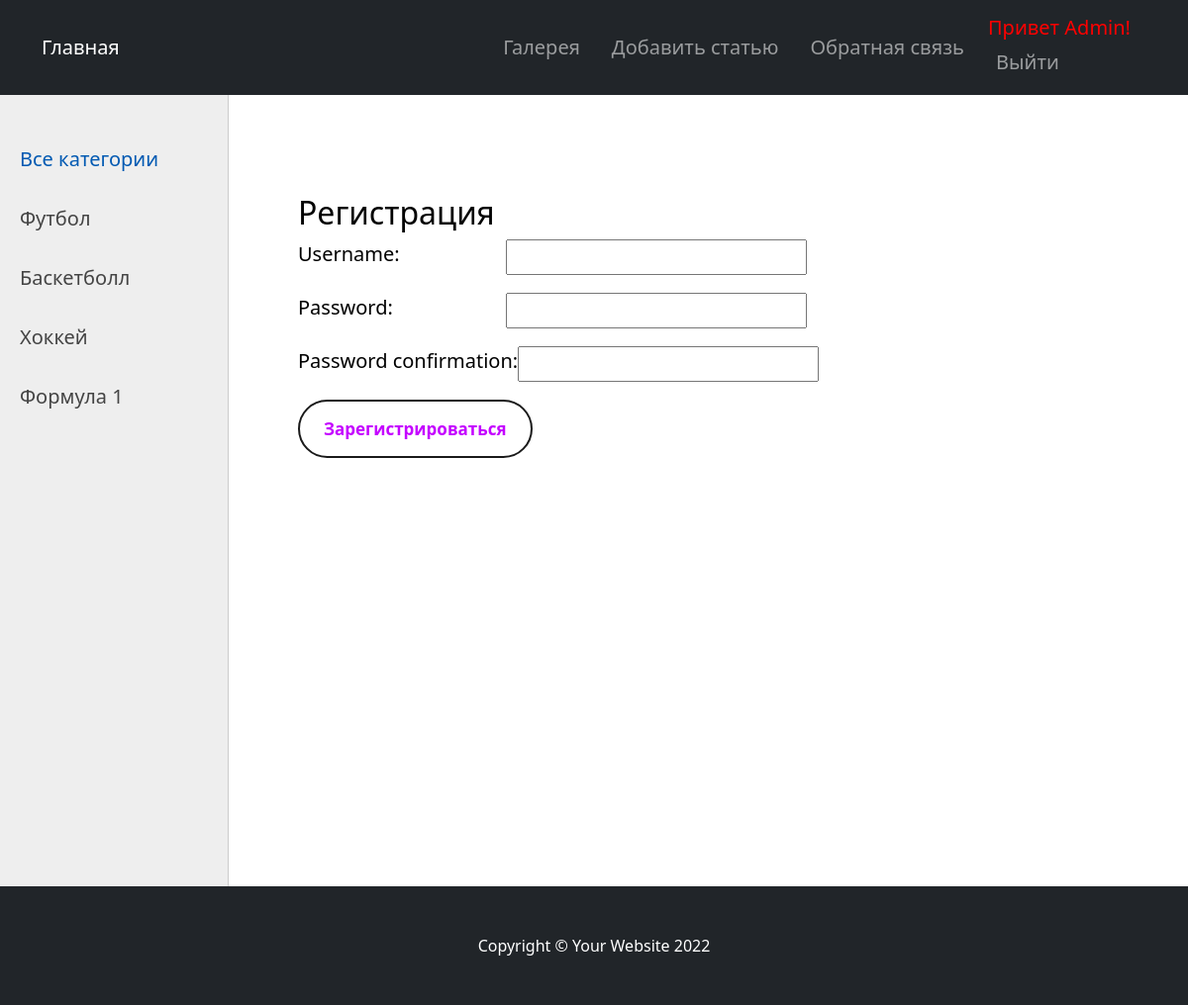
The app's page /register/ (signed in) with its own data.
### women/models.py (models this page shows, shortened)
class Category(models.Model):
    name = models.CharField(max_length=100, db_index=True, verbose_name="Категория")
    slug = models.SlugField(
        max_length=255, unique=True, db_index=True, verbose_name="URL"
    )
    def get_absolute_url(self):
        return reverse("category", kwargs={"cat_slug": self.slug})
    class Meta:
        verbose_name = "Категория"
        verbose_name_plural = "Категории"

### women/views.py (the view, shortened to what this page needs)
# urls.py: path("register/", RegisterUser.as_view(), name="register"),
class RegisterUser(DataMixin, CreateView):
    form_class = UserCreationForm
    template_name = "women/register.html"
    success_url = reverse_lazy("login")
    def get_context_data(self, *, object_list=None, **kwargs):
        context = super().get_context_data(**kwargs)
        c_def = self.get_user_context(title="Регистрация")
        return dict(list(context.items()) + list(c_def.items()))

### women/templatetags/women_tags.py (called while the page is built)
@register.simple_tag(name="getcats")
def get_categories(filter=None):
    if not filter:
        return Category.objects.all()
    else:
        return Category.objects.filter(pk=filter)

@register.inclusion_tag("women/list_categories.html")
def show_categories(sort=None, cat_selected=0):
    if not sort:
        cats = Category.objects.all()
    else:
        cats = Category.objects.order_by(sort)
    return {"cats": cats, "cat_selected": cat_selected}

### women/utils.py (called while the page is built)
    def get_user_context(self, **kwargs):
        context = kwargs
        cats = Category.objects.annotate(Count("women"))
        user_menu = menu.copy()
        if not self.request.user.is_authenticated:
            user_menu.pop(1)
        context["menu"] = user_menu
        context["cats"] = cats
        if "cat_selected" not in context:
            context["cat_selected"] = 0
        return context

### women/templates/women/register.html (shortened to what this page needs)
{% extends 'women/base.html' %}
{% block content %}
<h1>{{title}}</h1>
<form method="post">
    {% for f in form %}
    <p><label class="form-label" for="{{ f.id_for_label }}">{{f.label}}: </label>{{ f }}</p>
    {% endfor %}
    <button class="form-button" type="submit">Зарегистрироваться</button>
</form>
{% endblock %}

### women/templates/women/base.html (shortened to what this page needs)
{% load static %}
{% load women_tags %}
<!DOCTYPE html>
<html>
<head>
    <link type="text/css" href="{% static 'women/css/style.css' %}" rel="stylesheet" />
    <link href="https://cdn.jsdelivr.net/npm/bootstrap@5.1.3/dist/css/bootstrap.min.css" rel="stylesheet"
>
</head>
{% block mainmenu %}
<nav class="navbar navbar-expand-lg navbar-dark bg-dark">
    <div class="container">
        <a class="navbar-brand" href="{% url 'home' %}">Главная</a>
        <ul class="navbar-nav ms-auto mb-2 mb-lg-0">
            {% for m in menu %}
            <li class="nav-item " style="padding-top:20px ;"><a class="nav-link navbar-brand "
                    href="{% url m.url_name %}">{{m.title}} </a>
            </li>
            {% endfor %}
            {% if request.user.is_authenticated %}
            <li style="color: red " class=" nav-item navbar-brand"> Привет {{user.username}}!
                <a class="navbar-brand nav-link" href="{% url 'logout' %}">Выйти</a>
            </li>
            {% else %}
            <li class="nav-item"><a class="nav-link navbar-brand" style="padding-top:20px ;"
                    href="{% url 'register' %}">Регистрация</a>
            <li class="nav-item"></li><a class="nav-link navbar-brand" style="padding-top:20px ;"
                href="{% url 'login' %}">Войти</a></li>
            </li>
            {% endif %}
        </ul>
    </div>
</nav>
{% endblock mainmenu %}
<body>
    <table class="table-content" border=0 cellpadding="0" cellspacing="0">
        <tr>
            <td valign="top" class="left-chapters">
                <ul id="leftchapters">
                    {% if cat_selected == 0 %}
                    <li class="selected">Все категории</li>
                    {% else %}
                    <li><a class="navbar-brand" href="{% url 'home' %}">Все категории</a></li>
                    {% endif %}
                    {% show_categories cat_selected=cat_selected %}
                </ul>
            </td>
            <td valign="top" class="content">
                <div class="content-text">
                    {% block content %}
                    {% endblock %}
                </div>
            </td>
        </tr>
    </table>
    <footer class="py-5 bg-dark">
        <div class="container">
            <p class="m-0 text-center text-white">Copyright &copy; Your Website 2022</p>
        </div>
    </footer>
</body>
</html>

### women/templates/women/list_categories.html
{% for c in cats %}
{% if c.pk == cat_selected %}
<li class="selected">{{c.name}}</li>
{% else %}
<li><a href="{{ c.get_absolute_url }}">{{c.name}}</a></li>
{% endif %}
{% endfor %}

### women/static/women/css/style.css (style rules this page uses)
html, body { height: 100%; width: 100%; color: rgb(0, 0, 0); }
a { color: #001b36; text-decoration: none; }
.table-content { width: 100%; min-height: 100%; height: 100%; }
.left-chapters { margin: 0; background: #eee; border-right: 1px solid #ccc; min-height: 100%; }
.left-chapters ul { width: 230px; min-height: 100%; margin: 0; padding: 20px 10px 10px 20px; list-style: none; font-size: 20px; }
.left-chapters ul li { margin: 30px 0 0 0; color: rgb(141, 123, 123); }
.left-chapters ul li.selected { color: #0059b2; }
.left-chapters ul li a { color: #444; text-decoration: none; }
.content { padding: 40px 20px 20px 40px; width: 100%; box-sizing: border-box; }
.content-text { margin: 60px 0 0 30px; color: #000; font-size: 20px; }
.content-text h1 { font-size: 32px; }
.form-label { display: inline-block; min-width: 210px; vertical-align: top; }
.form-button { appearance: none; background-color: transparent; border: 2px solid #1A1A1A; border-radius: 50px; box-sizing: border-box; color: #c401ff; cursor: pointer; display: inline-block; font-size: 17px; font-weight: 600; line-height: normal; margin: 0; min-height: 40px; min-width: 60; outline: none; padding: 16px 24px; text-align: center; text-decoration: none; transition: all 300ms cubic-bezier(.23, 1, 0.32, 1); will-change: transform; }

### records on screen
Category: name "Футбол"
Category: name "Баскетболл"
Category: name "Хоккей"
Category: name "Формула 1"

### other values on screen
{{ m.title }} "Галерея" "Добавить статью" "Обратная связь"
{{ user.username }} "Admin"
{{ title }} "Регистрация"
{{ f.label }} "Username" "Password" "Password confirmation"
